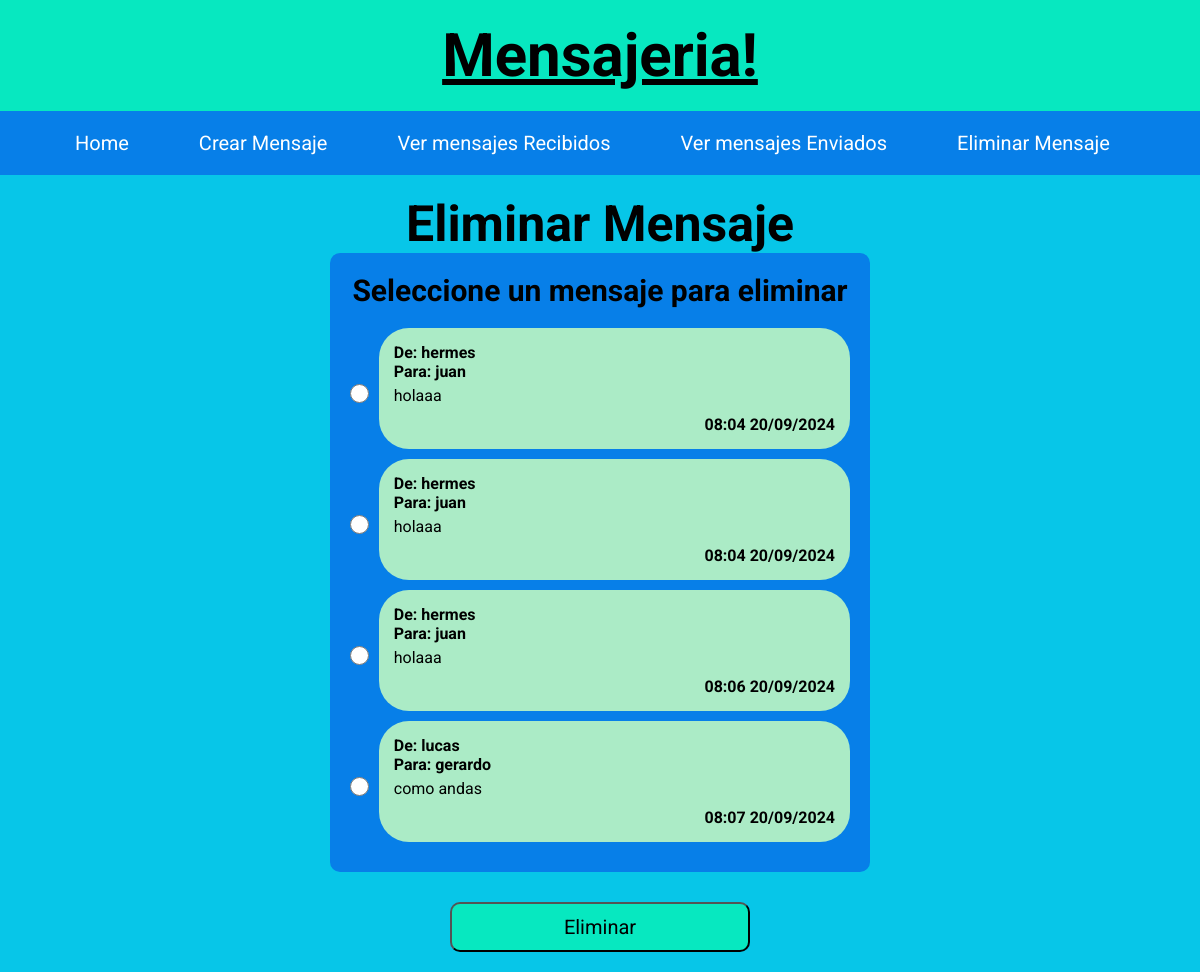
/aplicacion/eliminarMensaje, run on an earlier commit of the app's database.
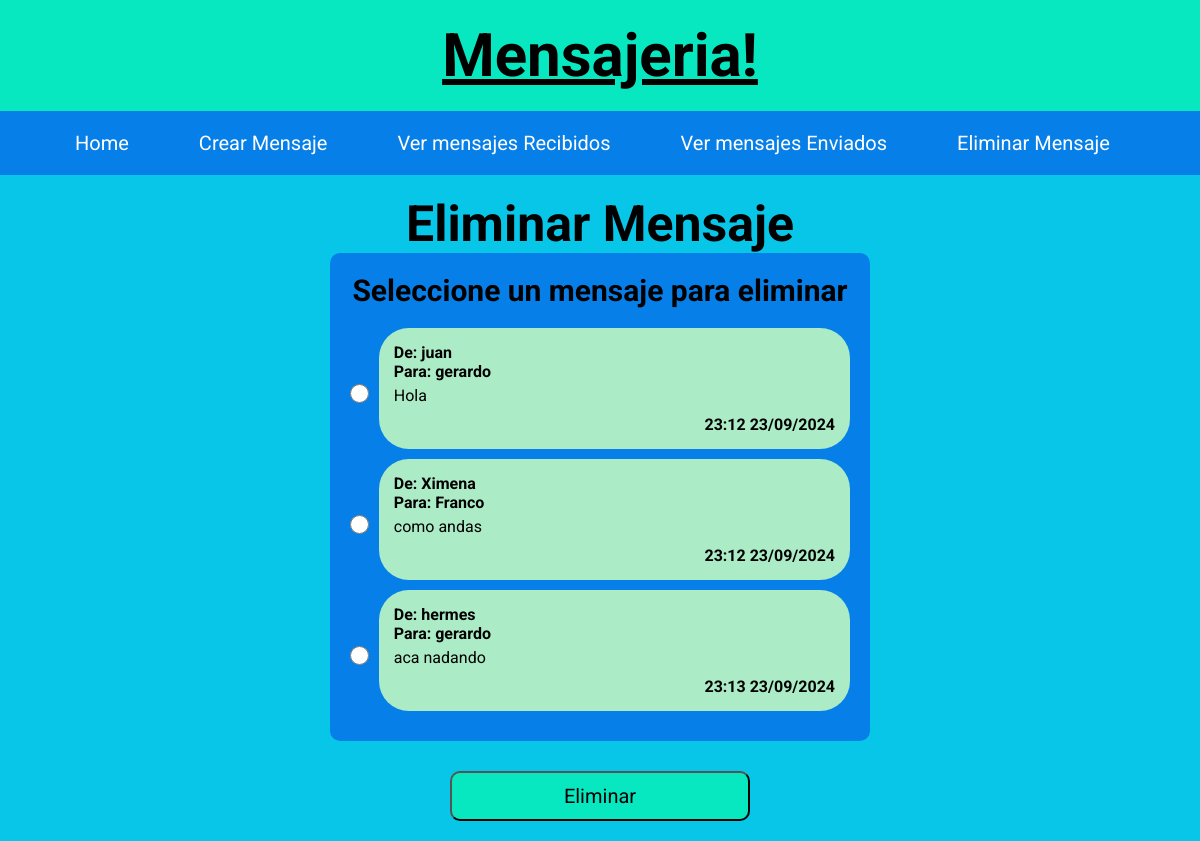
And on a later commit of the database.
### miAplicacion/models.py (models this page shows, shortened)
class Mensaje(models.Model):
    texto = models.TextField()
    emisor = models.CharField(max_length=100)
    receptor = models.CharField(max_length=100)
    fechaEnvio = models.DateTimeField(auto_now_add=True)

### miAplicacion/views.py (the view, shortened to what this page needs)
# urls.py: path('aplicacion/eliminarMensaje', views.EliminarMensaje.as_view(),name="EliminarMensaje"),
class EliminarMensaje(View):
    def get(self, request):
        contexto = {
            'mensajes':Mensaje.objects.all(),
        }
        return render(request, 'eliminarMensaje.html', contexto)

### miAplicacion/templates/eliminarMensaje.html (shortened to what this page needs)
{% extends 'base.html' %}
{% block content%}
    <form method="post" class="eliminarMensaje">
        <h1>Eliminar Mensaje</h1>
        <div class="eliminarMensaje cuadro">
            <h3>Seleccione un mensaje para eliminar</h3>
            <ul>
                {% for mensaje in mensajes %}
                    <div class="radioConMensaje">
                        <input type="radio" name="id" value="{{ mensaje.id }}">
                        <li class="mensaje">
                            <div class="nombre">
                                De: {{ mensaje.emisor }} <br>
                                Para: {{ mensaje.receptor }}
                            </div>
                            <div class="texto">
                                {{ mensaje.texto }}
                            </div>
                            <div class="fechaHora">
                                {{ mensaje.fechaEnvio|date:"H:i d/m/Y" }}
                            </div>
                        </li>
                    </div>
                {% endfor %}
            </ul>
        </div>
        <button class="eliminarMensaje boton" type="submit">Eliminar</button>
    </form>
{% endblock %}

What changed in the data, as far as the page shows it:
removed Mensaje: emisor "hermes", receptor "juan", texto "holaaa", fechaEnvio "08:04 20/09/2024"
removed Mensaje: emisor "hermes", receptor "juan", texto "holaaa", fechaEnvio "08:04 20/09/2024"
removed Mensaje: emisor "hermes", receptor "juan", texto "holaaa", fechaEnvio "08:06 20/09/2024"
removed Mensaje: emisor "lucas", receptor "gerardo", texto "como andas", fechaEnvio "08:07 20/09/2024"
added Mensaje: emisor "juan", receptor "gerardo", texto "Hola", fechaEnvio "23:12 23/09/2024"
added Mensaje: emisor "Ximena", receptor "Franco", texto "como andas", fechaEnvio "23:12 23/09/2024"
added Mensaje: emisor "hermes", receptor "gerardo", texto "aca nadando", fechaEnvio "23:13 23/09/2024"
